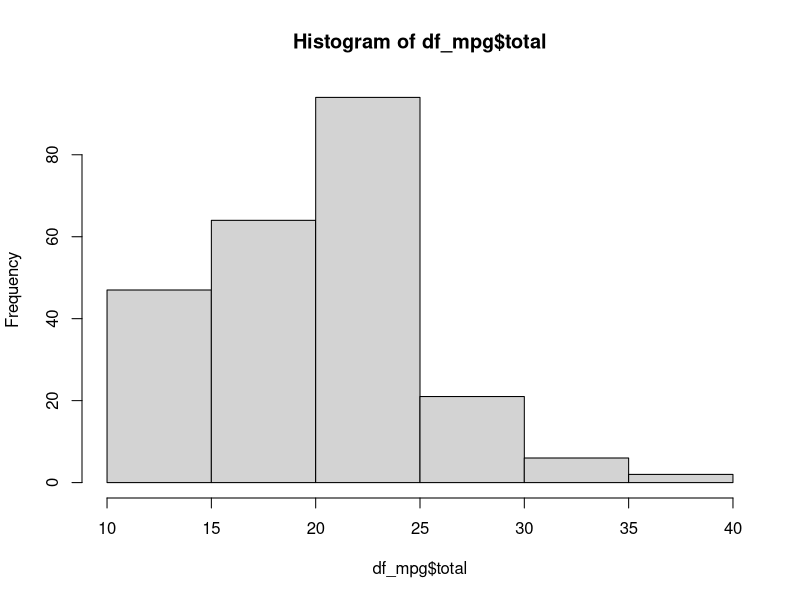
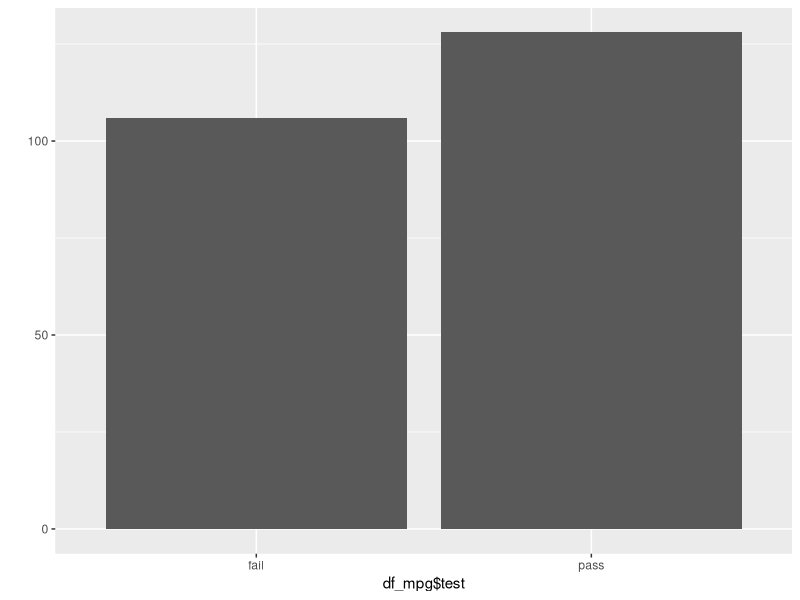
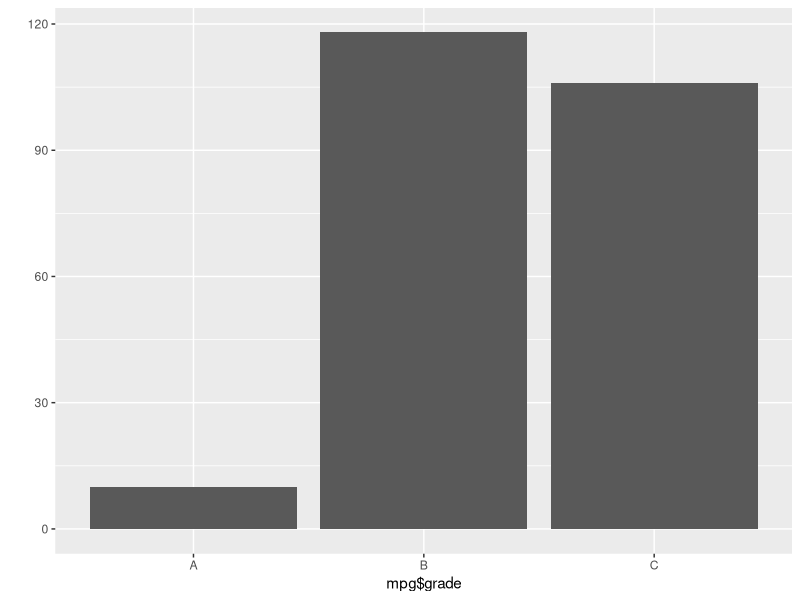

Reproduce these figures in R, in order.
#install.packages("ggplot2")

library(ggplot2)

# data 파악하기
str(ggplot2::mpg)
df_mpg <- as.data.frame(ggplot2::mpg)
str(df_mpg)
head(mpg)
tail(mpg)
View(mpg)
?ggplot2::mpg
summary(df_mpg)

dim(mpg)
str(mpg) #데이터 구조(스키마) 확인


# data 수정하기 > 변수명 바꾸기p110

#install.packages("dplyr")
library(dplyr)


df_raw <- data.frame(var1 = c(1,2,1), var2 = c(2,3,2))
str(df_raw)
df_raw

df_raw2 <- data.frame(va11 <- c(1,2,1), var2 <- c(2,3,2))
str(df_raw2)
df_raw2

df_new <- df_raw
#rename(새로운 변수명, 기존 변수명)
df_new <- rename(df_new, v2 = var2)
df_new


#p112
#Q1.
df_mpg <- as.data.frame(ggplot2::mpg)
#Q2.
df_mpg <- rename(df_mpg, city = cty)
#Q3.
head(df_mpg)

df <- data.frame(var1 = c(4,3,8), var2 = c(2,6,1))
df

#파생변수 만들기
df$var_sum <- df$var1 + df$var2
df
df$var_mean <- (df$var1 + df$var2)/2
df

mpg$total <- (mpg$cty + mpg$hwy)/2
head(mpg)

df_mpg$total <- mpg$total
head(df_mpg)

summary(df_mpg$total)

#현재 창의 window 크기가 작을경우 오류가 발생하여 disp 안할 수 있음
hist(df_mpg$total)

#조건문을 이용해 연속형 data를 이산형,범주형 data로 바꿈
df_mpg$test <- ifelse(mpg$total >= 20, "pass", "fail")
head(mpg, 20)
#factor형으로 자동 전환하여 계산
table(df_mpg$test)

#기본적으로 R에서는 이산형
#문자열은 자동으로 이산형
#factor 형태로 지정해주는 것이 좋음
df_mpg$test <- as.factor(df_mpg$test)
str(df_mpg)

#p120
qplot(df_mpg$test)
mpg$grade <- ifelse(df_mpg$total >= 30, "A", ifelse(mpg$total >= 20, "B", "C"))
qplot(mpg$grade)
head(mpg, 20)

